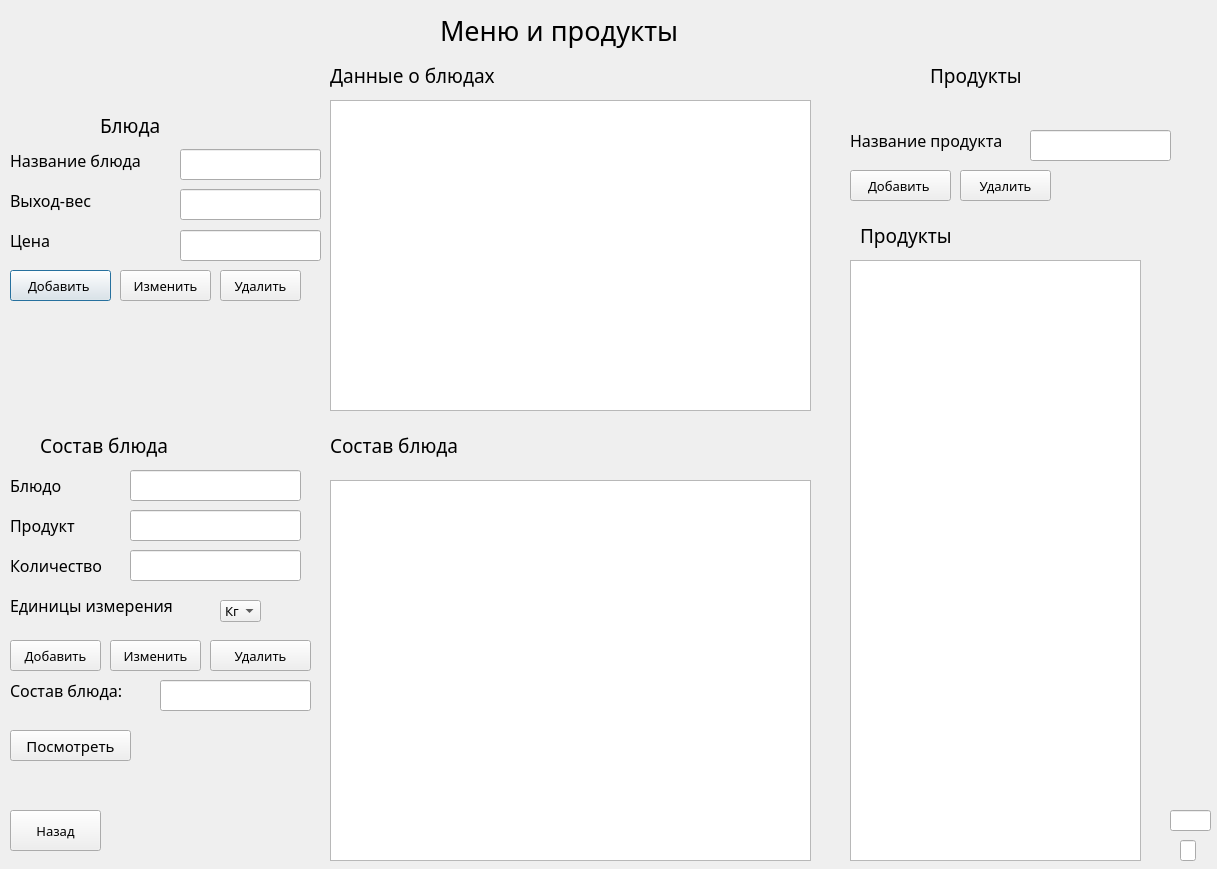
<?xml version="1.0" encoding="UTF-8"?>
<ui version="4.0">
 <class>Dialog</class>
 <widget class="QDialog" name="Dialog">
  <property name="geometry">
   <rect>
    <x>0</x>
    <y>0</y>
    <width>1217</width>
    <height>869</height>
   </rect>
  </property>
  <property name="windowTitle">
   <string>Dialog</string>
  </property>
  <widget class="QLabel" name="label">
   <property name="geometry">
    <rect>
     <x>440</x>
     <y>0</y>
     <width>291</width>
     <height>61</height>
    </rect>
   </property>
   <property name="font">
    <font>
     <family>Segoe UI Semilight</family>
     <pointsize>20</pointsize>
    </font>
   </property>
   <property name="text">
    <string>Меню и продукты</string>
   </property>
  </widget>
  <widget class="QLabel" name="label_2">
   <property name="geometry">
    <rect>
     <x>100</x>
     <y>110</y>
     <width>81</width>
     <height>31</height>
    </rect>
   </property>
   <property name="font">
    <font>
     <family>Segoe UI Semilight</family>
     <pointsize>14</pointsize>
    </font>
   </property>
   <property name="text">
    <string>Блюда</string>
   </property>
  </widget>
  <widget class="QLabel" name="label_3">
   <property name="geometry">
    <rect>
     <x>10</x>
     <y>140</y>
     <width>151</width>
     <height>41</height>
    </rect>
   </property>
   <property name="font">
    <font>
     <family>Segoe UI Semilight</family>
     <pointsize>12</pointsize>
    </font>
   </property>
   <property name="text">
    <string>Название блюда</string>
   </property>
  </widget>
  <widget class="QLabel" name="label_4">
   <property name="geometry">
    <rect>
     <x>10</x>
     <y>180</y>
     <width>121</width>
     <height>41</height>
    </rect>
   </property>
   <property name="font">
    <font>
     <family>Segoe UI Semilight</family>
     <pointsize>12</pointsize>
    </font>
   </property>
   <property name="text">
    <string>Выход-вес </string>
   </property>
  </widget>
  <widget class="QLabel" name="label_5">
   <property name="geometry">
    <rect>
     <x>10</x>
     <y>220</y>
     <width>81</width>
     <height>41</height>
    </rect>
   </property>
   <property name="font">
    <font>
     <family>Segoe UI Semilight</family>
     <pointsize>12</pointsize>
    </font>
   </property>
   <property name="text">
    <string>Цена</string>
   </property>
  </widget>
  <widget class="QLineEdit" name="lineEdit">
   <property name="geometry">
    <rect>
     <x>180</x>
     <y>149</y>
     <width>141</width>
     <height>31</height>
    </rect>
   </property>
   <property name="font">
    <font>
     <family>Segoe UI Semilight</family>
    </font>
   </property>
  </widget>
  <widget class="QLineEdit" name="lineEdit_2">
   <property name="geometry">
    <rect>
     <x>180</x>
     <y>189</y>
     <width>141</width>
     <height>31</height>
    </rect>
   </property>
   <property name="font">
    <font>
     <family>Segoe UI Semilight</family>
    </font>
   </property>
  </widget>
  <widget class="QLineEdit" name="lineEdit_3">
   <property name="geometry">
    <rect>
     <x>180</x>
     <y>230</y>
     <width>141</width>
     <height>31</height>
    </rect>
   </property>
   <property name="font">
    <font>
     <family>Segoe UI Semilight</family>
    </font>
   </property>
  </widget>
  <widget class="QPushButton" name="pushButton">
   <property name="geometry">
    <rect>
     <x>10</x>
     <y>270</y>
     <width>101</width>
     <height>31</height>
    </rect>
   </property>
   <property name="font">
    <font>
     <family>Segoe UI Semilight</family>
     <pointsize>10</pointsize>
    </font>
   </property>
   <property name="text">
    <string>Добавить </string>
   </property>
  </widget>
  <widget class="QLabel" name="label_6">
   <property name="geometry">
    <rect>
     <x>930</x>
     <y>60</y>
     <width>101</width>
     <height>31</height>
    </rect>
   </property>
   <property name="font">
    <font>
     <family>Segoe UI Semilight</family>
     <pointsize>14</pointsize>
    </font>
   </property>
   <property name="text">
    <string>Продукты</string>
   </property>
  </widget>
  <widget class="QLabel" name="label_7">
   <property name="geometry">
    <rect>
     <x>850</x>
     <y>120</y>
     <width>181</width>
     <height>41</height>
    </rect>
   </property>
   <property name="font">
    <font>
     <family>Segoe UI Semilight</family>
     <pointsize>12</pointsize>
    </font>
   </property>
   <property name="text">
    <string>Название продукта</string>
   </property>
  </widget>
  <widget class="QLineEdit" name="lineEdit_4">
   <property name="geometry">
    <rect>
     <x>1030</x>
     <y>130</y>
     <width>141</width>
     <height>31</height>
    </rect>
   </property>
   <property name="font">
    <font>
     <family>Segoe UI Semilight</family>
    </font>
   </property>
  </widget>
  <widget class="QTableWidget" name="tableWidget">
   <property name="geometry">
    <rect>
     <x>330</x>
     <y>100</y>
     <width>481</width>
     <height>311</height>
    </rect>
   </property>
  </widget>
  <widget class="QTableWidget" name="tableWidget_2">
   <property name="geometry">
    <rect>
     <x>850</x>
     <y>260</y>
     <width>291</width>
     <height>601</height>
    </rect>
   </property>
  </widget>
  <widget class="QPushButton" name="pushButton_2">
   <property name="geometry">
    <rect>
     <x>120</x>
     <y>270</y>
     <width>91</width>
     <height>31</height>
    </rect>
   </property>
   <property name="font">
    <font>
     <family>Segoe UI Semilight</family>
     <pointsize>10</pointsize>
    </font>
   </property>
   <property name="text">
    <string>Изменить</string>
   </property>
  </widget>
  <widget class="QPushButton" name="pushButton_3">
   <property name="geometry">
    <rect>
     <x>220</x>
     <y>270</y>
     <width>81</width>
     <height>31</height>
    </rect>
   </property>
   <property name="font">
    <font>
     <family>Segoe UI Semilight</family>
     <pointsize>10</pointsize>
    </font>
   </property>
   <property name="text">
    <string>Удалить</string>
   </property>
  </widget>
  <widget class="QPushButton" name="pushButton_4">
   <property name="geometry">
    <rect>
     <x>850</x>
     <y>170</y>
     <width>101</width>
     <height>31</height>
    </rect>
   </property>
   <property name="font">
    <font>
     <family>Segoe UI Semilight</family>
     <pointsize>10</pointsize>
    </font>
   </property>
   <property name="text">
    <string>Добавить </string>
   </property>
  </widget>
  <widget class="QLabel" name="label_8">
   <property name="geometry">
    <rect>
     <x>40</x>
     <y>430</y>
     <width>131</width>
     <height>31</height>
    </rect>
   </property>
   <property name="font">
    <font>
     <family>Segoe UI Semilight</family>
     <pointsize>14</pointsize>
    </font>
   </property>
   <property name="text">
    <string>Состав блюда</string>
   </property>
  </widget>
  <widget class="QLabel" name="label_9">
   <property name="geometry">
    <rect>
     <x>10</x>
     <y>460</y>
     <width>101</width>
     <height>51</height>
    </rect>
   </property>
   <property name="font">
    <font>
     <family>Segoe UI Semilight</family>
     <pointsize>12</pointsize>
    </font>
   </property>
   <property name="text">
    <string>Блюдо</string>
   </property>
  </widget>
  <widget class="QPushButton" name="pushButton_5">
   <property name="geometry">
    <rect>
     <x>10</x>
     <y>640</y>
     <width>91</width>
     <height>31</height>
    </rect>
   </property>
   <property name="font">
    <font>
     <family>Segoe UI Semilight</family>
     <pointsize>10</pointsize>
    </font>
   </property>
   <property name="text">
    <string>Добавить</string>
   </property>
  </widget>
  <widget class="QTableWidget" name="tableWidget_3">
   <property name="geometry">
    <rect>
     <x>330</x>
     <y>480</y>
     <width>481</width>
     <height>381</height>
    </rect>
   </property>
  </widget>
  <widget class="QLineEdit" name="lineEdit_5">
   <property name="geometry">
    <rect>
     <x>130</x>
     <y>470</y>
     <width>171</width>
     <height>31</height>
    </rect>
   </property>
   <property name="font">
    <font>
     <family>Segoe UI Semilight</family>
    </font>
   </property>
  </widget>
  <widget class="QLineEdit" name="lineEdit_6">
   <property name="geometry">
    <rect>
     <x>130</x>
     <y>510</y>
     <width>171</width>
     <height>31</height>
    </rect>
   </property>
   <property name="font">
    <font>
     <family>Segoe UI Semilight</family>
    </font>
   </property>
   <property name="text">
    <string/>
   </property>
  </widget>
  <widget class="QLabel" name="label_10">
   <property name="geometry">
    <rect>
     <x>10</x>
     <y>500</y>
     <width>121</width>
     <height>51</height>
    </rect>
   </property>
   <property name="font">
    <font>
     <family>Segoe UI Semilight</family>
     <pointsize>12</pointsize>
    </font>
   </property>
   <property name="text">
    <string>Продукт</string>
   </property>
  </widget>
  <widget class="QLineEdit" name="lineEdit_7">
   <property name="geometry">
    <rect>
     <x>130</x>
     <y>550</y>
     <width>171</width>
     <height>31</height>
    </rect>
   </property>
   <property name="font">
    <font>
     <family>Segoe UI Semilight</family>
    </font>
   </property>
   <property name="text">
    <string/>
   </property>
  </widget>
  <widget class="QLabel" name="label_11">
   <property name="geometry">
    <rect>
     <x>10</x>
     <y>540</y>
     <width>121</width>
     <height>51</height>
    </rect>
   </property>
   <property name="font">
    <font>
     <family>Segoe UI Semilight</family>
     <pointsize>12</pointsize>
    </font>
   </property>
   <property name="text">
    <string>Количество</string>
   </property>
  </widget>
  <widget class="QLabel" name="label_12">
   <property name="geometry">
    <rect>
     <x>330</x>
     <y>60</y>
     <width>201</width>
     <height>31</height>
    </rect>
   </property>
   <property name="font">
    <font>
     <family>Segoe UI Semilight</family>
     <pointsize>14</pointsize>
    </font>
   </property>
   <property name="text">
    <string>Данные о блюдах</string>
   </property>
  </widget>
  <widget class="QPushButton" name="pushButton_6">
   <property name="geometry">
    <rect>
     <x>10</x>
     <y>810</y>
     <width>91</width>
     <height>41</height>
    </rect>
   </property>
   <property name="font">
    <font>
     <family>Segoe UI Semilight</family>
     <pointsize>10</pointsize>
    </font>
   </property>
   <property name="text">
    <string>Назад</string>
   </property>
  </widget>
  <widget class="QLabel" name="label_13">
   <property name="geometry">
    <rect>
     <x>330</x>
     <y>430</y>
     <width>151</width>
     <height>31</height>
    </rect>
   </property>
   <property name="font">
    <font>
     <family>Segoe UI Semilight</family>
     <pointsize>14</pointsize>
    </font>
   </property>
   <property name="text">
    <string>Состав блюда</string>
   </property>
  </widget>
  <widget class="QLabel" name="label_14">
   <property name="geometry">
    <rect>
     <x>860</x>
     <y>220</y>
     <width>101</width>
     <height>31</height>
    </rect>
   </property>
   <property name="font">
    <font>
     <family>Segoe UI Semilight</family>
     <pointsize>14</pointsize>
    </font>
   </property>
   <property name="text">
    <string>Продукты</string>
   </property>
  </widget>
  <widget class="QLineEdit" name="lineEdit_8">
   <property name="geometry">
    <rect>
     <x>1170</x>
     <y>810</y>
     <width>41</width>
     <height>21</height>
    </rect>
   </property>
   <property name="font">
    <font>
     <family>Segoe UI Semilight</family>
    </font>
   </property>
  </widget>
  <widget class="QPushButton" name="pushButton_7">
   <property name="geometry">
    <rect>
     <x>960</x>
     <y>170</y>
     <width>91</width>
     <height>31</height>
    </rect>
   </property>
   <property name="font">
    <font>
     <family>Segoe UI Semilight</family>
     <pointsize>10</pointsize>
    </font>
   </property>
   <property name="text">
    <string>Удалить</string>
   </property>
  </widget>
  <widget class="QLineEdit" name="lineEdit_9">
   <property name="geometry">
    <rect>
     <x>1180</x>
     <y>840</y>
     <width>16</width>
     <height>21</height>
    </rect>
   </property>
   <property name="font">
    <font>
     <family>Segoe UI Semilight</family>
    </font>
   </property>
  </widget>
  <widget class="QComboBox" name="comboBox">
   <property name="geometry">
    <rect>
     <x>220</x>
     <y>600</y>
     <width>41</width>
     <height>22</height>
    </rect>
   </property>
   <property name="font">
    <font>
     <family>Segoe UI Semilight</family>
     <pointsize>10</pointsize>
    </font>
   </property>
   <item>
    <property name="text">
     <string>Кг</string>
    </property>
   </item>
   <item>
    <property name="text">
     <string>литр</string>
    </property>
   </item>
   <item>
    <property name="text">
     <string>шт</string>
    </property>
   </item>
  </widget>
  <widget class="QLabel" name="label_15">
   <property name="geometry">
    <rect>
     <x>10</x>
     <y>590</y>
     <width>191</width>
     <height>31</height>
    </rect>
   </property>
   <property name="font">
    <font>
     <family>Segoe UI Semilight</family>
     <pointsize>12</pointsize>
    </font>
   </property>
   <property name="text">
    <string>Единицы измерения</string>
   </property>
  </widget>
  <widget class="QLineEdit" name="lineEdit_10">
   <property name="geometry">
    <rect>
     <x>160</x>
     <y>680</y>
     <width>151</width>
     <height>31</height>
    </rect>
   </property>
   <property name="font">
    <font>
     <family>Segoe UI Semilight</family>
    </font>
   </property>
   <property name="text">
    <string/>
   </property>
  </widget>
  <widget class="QLabel" name="label_16">
   <property name="geometry">
    <rect>
     <x>10</x>
     <y>670</y>
     <width>141</width>
     <height>41</height>
    </rect>
   </property>
   <property name="font">
    <font>
     <family>Segoe UI Semilight</family>
     <pointsize>12</pointsize>
    </font>
   </property>
   <property name="text">
    <string>Cостав блюда:</string>
   </property>
  </widget>
  <widget class="QPushButton" name="pushButton_8">
   <property name="geometry">
    <rect>
     <x>10</x>
     <y>730</y>
     <width>121</width>
     <height>31</height>
    </rect>
   </property>
   <property name="font">
    <font>
     <family>Segoe UI Semilight</family>
     <pointsize>11</pointsize>
    </font>
   </property>
   <property name="text">
    <string>Посмотреть</string>
   </property>
  </widget>
  <widget class="QPushButton" name="pushButton_9">
   <property name="geometry">
    <rect>
     <x>110</x>
     <y>640</y>
     <width>91</width>
     <height>31</height>
    </rect>
   </property>
   <property name="font">
    <font>
     <family>Segoe UI Semilight</family>
     <pointsize>10</pointsize>
    </font>
   </property>
   <property name="text">
    <string>Изменить</string>
   </property>
  </widget>
  <widget class="QPushButton" name="pushButton_10">
   <property name="geometry">
    <rect>
     <x>210</x>
     <y>640</y>
     <width>101</width>
     <height>31</height>
    </rect>
   </property>
   <property name="font">
    <font>
     <family>Segoe UI Semilight</family>
     <pointsize>10</pointsize>
    </font>
   </property>
   <property name="text">
    <string>Удалить</string>
   </property>
  </widget>
 </widget>
 <resources/>
 <connections/>
</ui>
